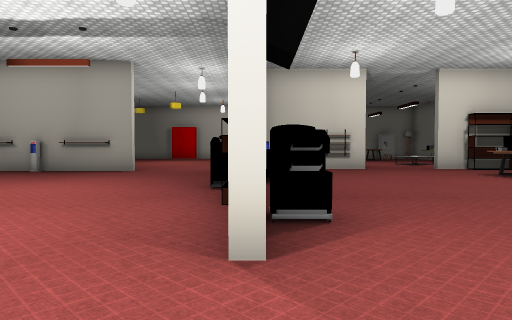
View 1 (above)

24 first-person views from a walk through a Unity game level. The camera is 1.5 m above the floor, tilts 2° down and sees 70° across. Doors are open. The floor is counted in squares, 2 m on a side. Each view is taken from the middle of a square. On the plan, view 1 faces up. The plan holds only what a view shows up to about 11 squares ahead; the rest is blank. The player is left out. Some surface patterns are stand-ins.

View 2
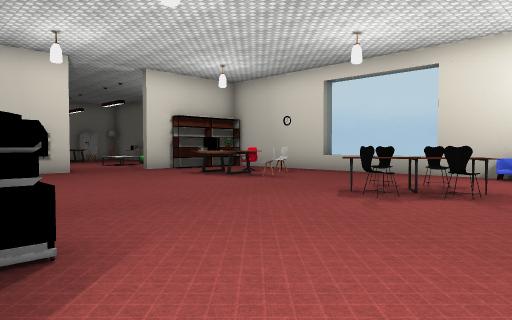

View 3
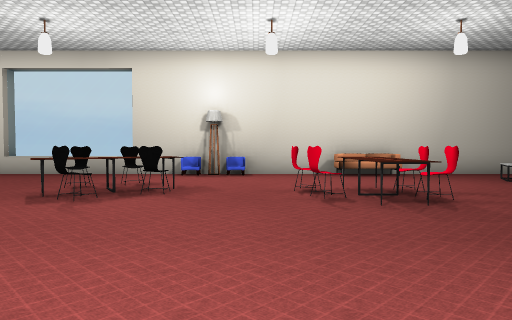

View 4
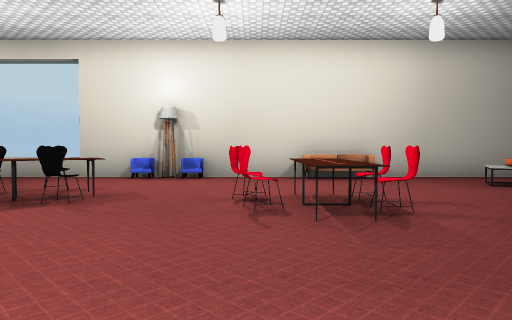

View 5
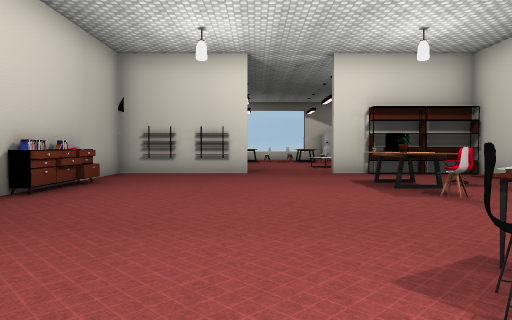

View 6
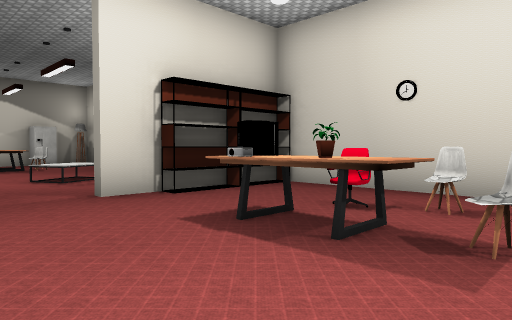

View 7
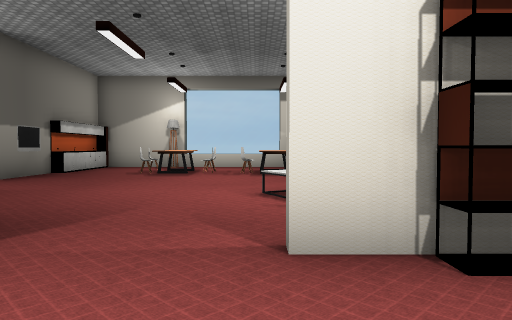

View 8
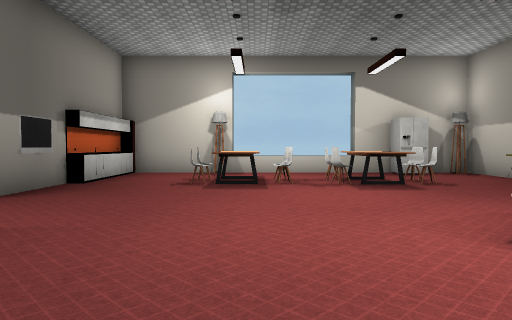

View 9
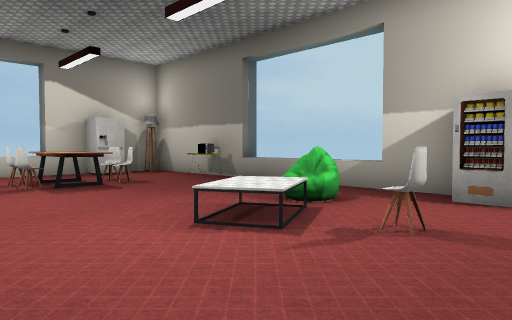

View 10
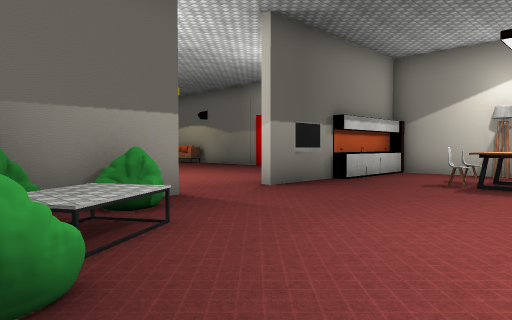

View 11
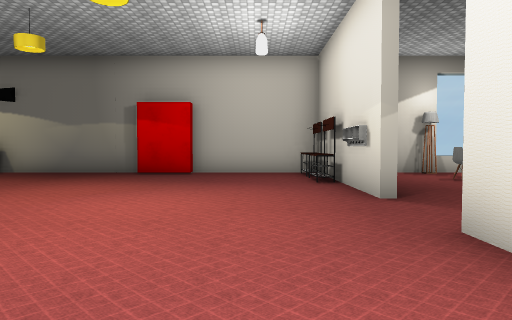

View 12
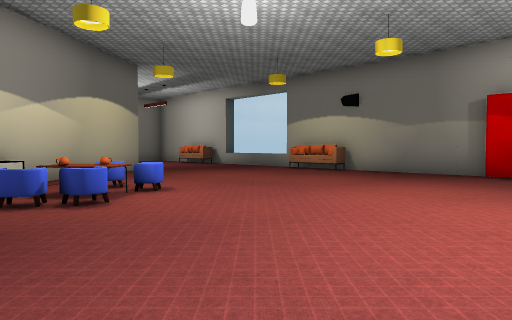

View 13
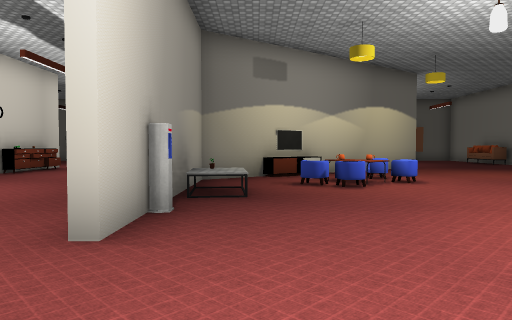

View 14
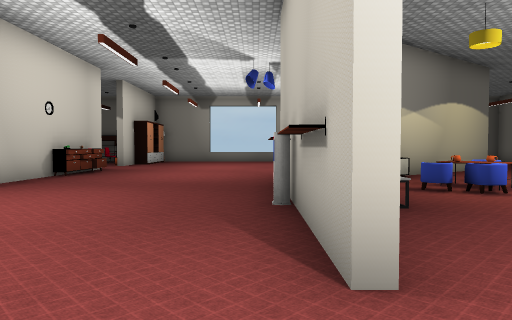

View 15
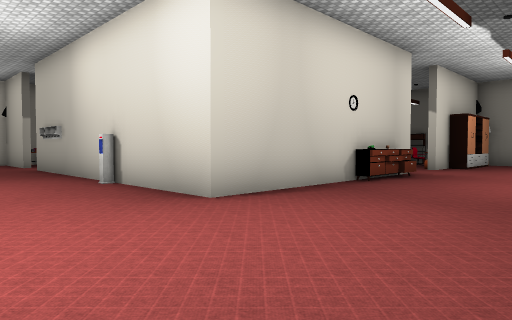

View 16
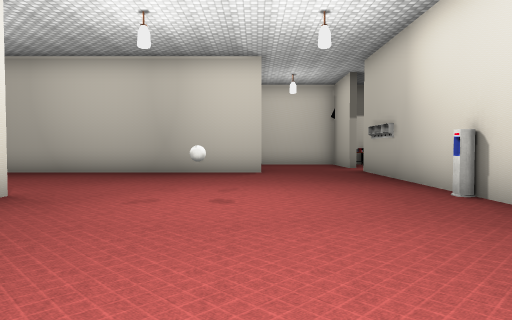

View 17
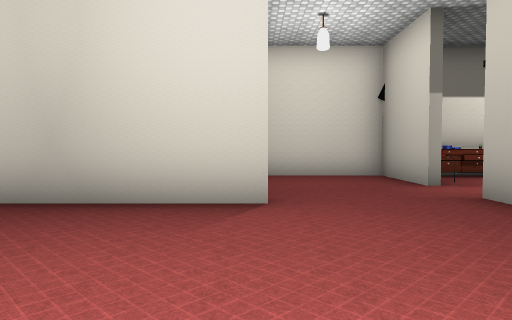

View 18
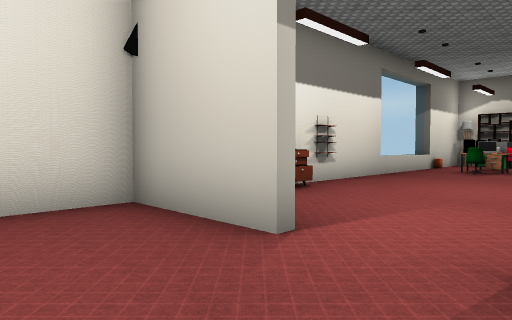

View 19
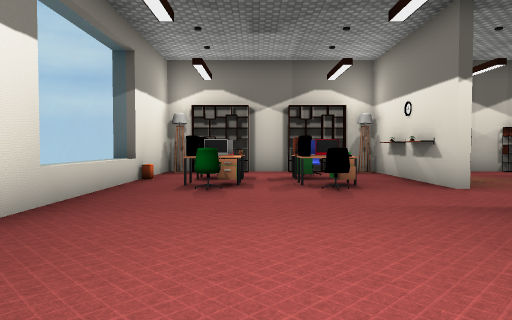

View 20
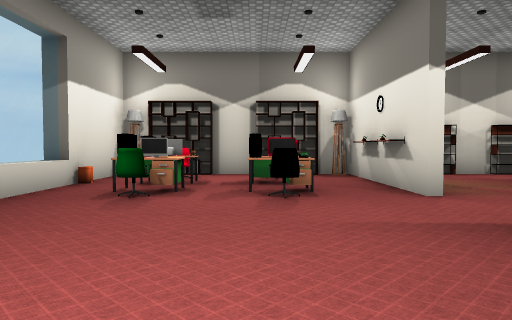

View 21
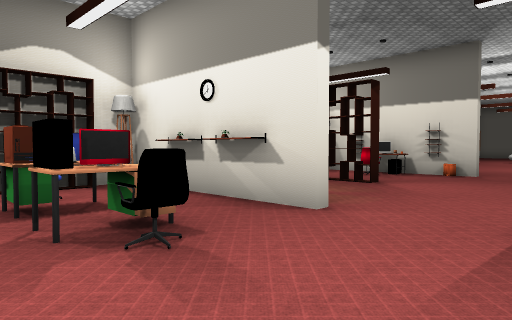

View 22
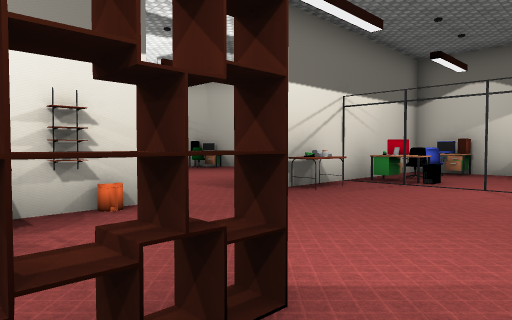

View 23
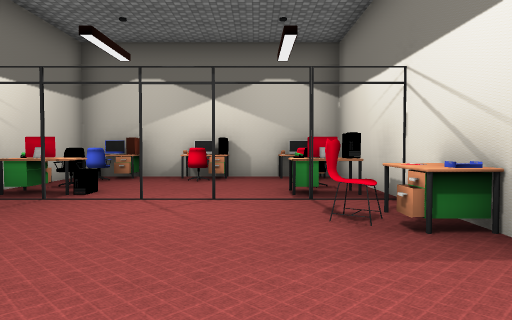

View 24
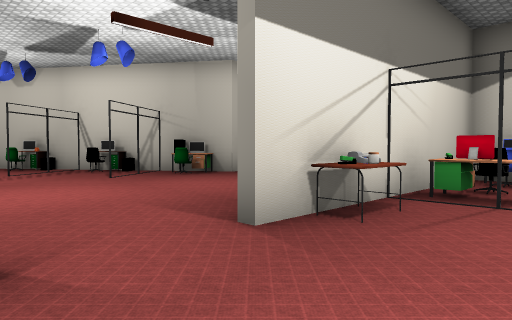

### Floor plan
Points are (right, up) in squares from view 1. A wall is a line through its corners. A room is listed if a view was taken in it or the views show most of it. See-through windows are left out.
Room 1 (views 1, 2, 3, 4, 5, 6, 7, 8, 9, 10, 11, 12, 13, 14, 15, 16, 17, 18, 19, 20, 21, 22, 23, 24)
walls: (-5.5, 11.8) (-3.9, 11.8); (-3.9, 11.5) (-6.4, 11.5); (-7.3, 3.6) (-7.3, 2.4); (-9.4, 11.8) (-7.4, 11.8); (-7.3, 1.9) (-7.3, -3.5); (-10.4, 13.2) (-9.9, 12.4); (-7.6, -1.1) (-7.6, 3.5); (-0.2, 15.5) (-0.2, 16.2); (2.6, 12.5) (0.1, 12.5) (0.1, 10.4); (0.1, 16.2) (0.1, 13.9); (-4.2, -2.8) (3.5, -2.8); (-12.6, -1.1) (-8.9, -1.1); (-0.2, 18.2) (-0.2, 21.5); (-13.7, 17.9) (-12, 15.4); (-7.3, -5) (-7.3, -7.7) (-4.2, -7.7); (-16.5, -1.4) (-17.5, -1.4); (7.5, 12.5) (6.1, 12.5); (0.1, 21.1) (0.1, 18.2); (-3.7, 23.4) (-5.4, 23.4); (-5.4, 23.8) (-9.6, 23.8); (-21.3, 2.5) (-21.3, 1.4); (10.2, 6.6) (10.2, 12.5) (9.1, 12.5); (-19.4, -1.4) (-21.3, -1.4) (-21.3, -2.5); (10.8, 8) (10.1, 8); (-0.1, 23.8) (-3.9, 23.8); (10.2, 14.8) (10.2, 17); (10.2, 17.9) (10.2, 23.8) (0.4, 23.8); (-21.3, -4.5) (-21.3, -5.5); (10.8, 19.7) (10.1, 19.7); (-21, -7.7) (-10.9, -7.7); (10.2, -6.5) (10.2, 6.5)
ways out: open door at (-11.5, 2.5)
objects: shelf (-21, -7) to (-21, -6); shelf (-21, -4) to (-21, -3); shelf (-21, 1); shelf (-21, 3); chair (-20, -7); other object (-20, -4); bin (-19, -8); desk (-19, -6); other object (-19, -4); shelf (-19, 2) to (-18, 2); chair (-19, 4); other object (-19, 5); shelf (-18, 5); desk (-17, -7); other object (-17, -4); desk (-17, -3); bin (-17, 5); chair (-16, -6); other object (-15, 14); other object (-14, -1); desk (-14, 5); other object (-13, -1); chair (-13, 0); other object (-13, 5); cabinet (-13, 6); other object (-13, 12); other object (-12, 6); other object (-12, 13); desk (-11, 0); other object (-11, 4) to (-11, 5); chair (-11, 12); console (-11, 14); cabinet (-10, -7); other object (-10, 0); chair (-10, 4) to (-10, 5); chair (-10, 16); other object (-9, 0); chair (-9, 2); chair (-9, 4) to (-9, 5); other object (-9, 15); chair (-9, 16); other object (-8, -6); other object (-8, 0); other object (-8, 2); other object (-8, 3); desk (-8, 4); other object (-8, 5); chair (-8, 14); chair (-8, 15); table (-7, 12) to (-7, 13); other object (-3, 2); other object (-1, 7); rack (-1, 21); rack (-1, 23); printer (0, 4); shelf (0, 5); other object (0, 8); other object (0, 10); other object (0, 22) to (0, 23); cabinet (1, 9); cabinet (1, 10); shelf (1, 12); table (1, 14) to (2, 15); other object (3, 12); other object (3, 13); table (3, 20) to (4, 20); chair (3, 21); chair (4, 21); table (4, 22); chair (5, -2); table (5, -1) to (6, -1); chair (5, 4); chair (6, -2); chair (6, 0); chair (6, 3); table (6, 4); table (6, 16) to (8, 16); chair (6, 20); chair (6, 21); table (6, 22) to (7, 22); other object (7, 3); other object (7, 4); chair (7, 7); other object (7, 9); table (7, 10); chair (7, 14); table (7, 20); chair (7, 21); table (8, -6); other object (8, -5); chair (8, 9); shelf (8, 12); fridge (8, 23); chair (9, 8); shelf (9, 12); sofa (10, -2); chair (10, 1); chair (10, 3); other object (10, 14); other object (10, 21)

Where each view was taken, in squares from view 1:
view 1: 0 up, 0 right, facing up
view 2: 1 up, 0 right, facing up-right
view 3: 1 up, 0 right, facing right
view 4: 0 up, 1 right, facing right
view 5: 2 up, 4 right, facing up
view 6: 7 up, 4 right, facing up-right
view 7: 10 up, 6 right, facing up
view 8: 13 up, 4 right, facing up
view 9: 13 up, 4 right, facing up-right
view 10: 13 up, 5 right, facing up-left
view 11: 13 up, 2 left, facing up
view 12: 13 up, 3 left, facing up-left
view 13: 13 up, 1 left, facing left
view 14: 11 up, 2 left, facing left
view 15: 10 up, 4 left, facing down-left
view 16: 8 up, 4 left, facing down
view 17: 2 up, 4 left, facing down
view 18: 3 down, 5 left, facing down-left
view 19: 5 down, 10 left, facing left
view 20: 4 down, 11 left, facing left
view 21: 5 down, 14 left, facing up-left
view 22: 1 up, 19 left, facing up-right
view 23: 1 up, 17 left, facing right
view 24: 3 up, 17 left, facing up-right
